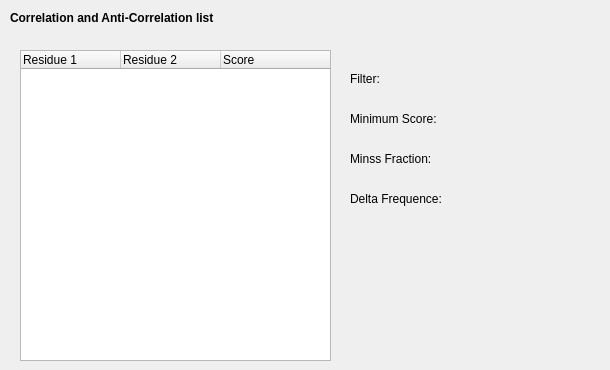
      <widget class="QWidget" name="page_13">
       <widget class="QLabel" name="label_38">
        <property name="geometry">
         <rect>
          <x>10</x>
          <y>10</y>
          <width>281</width>
          <height>17</height>
         </rect>
        </property>
        <property name="text">
         <string>&lt;html&gt;&lt;head/&gt;&lt;body&gt;&lt;p&gt;&lt;span style=&quot; font-weight:600;&quot;&gt;Correlation and Anti-Correlation list&lt;/span&gt;&lt;/p&gt;&lt;/body&gt;&lt;/html&gt;</string>
        </property>
       </widget>
       <widget class="QTreeWidget" name="treeCorrelation">
        <property name="geometry">
         <rect>
          <x>20</x>
          <y>50</y>
          <width>311</width>
          <height>311</height>
         </rect>
        </property>
        <column>
         <property name="text">
          <string>Residue 1</string>
         </property>
        </column>
        <column>
         <property name="text">
          <string>Residue 2</string>
         </property>
        </column>
        <column>
         <property name="text">
          <string>Score</string>
         </property>
        </column>
       </widget>
       <widget class="QLabel" name="lblFilter_3">
        <property name="geometry">
         <rect>
          <x>350</x>
          <y>70</y>
          <width>251</width>
          <height>17</height>
         </rect>
        </property>
        <property name="text">
         <string>Filter: </string>
        </property>
       </widget>
       <widget class="QLabel" name="lblMinLogP">
        <property name="geometry">
         <rect>
          <x>350</x>
          <y>110</y>
          <width>201</width>
          <height>17</height>
         </rect>
        </property>
        <property name="text">
         <string>Minimum Score: </string>
        </property>
       </widget>
       <widget class="QLabel" name="lblMinss">
        <property name="geometry">
         <rect>
          <x>350</x>
          <y>150</y>
          <width>191</width>
          <height>17</height>
         </rect>
        </property>
        <property name="text">
         <string>Minss Fraction: </string>
        </property>
       </widget>
       <widget class="QLabel" name="lblDeltaFreq">
        <property name="geometry">
         <rect>
          <x>350</x>
          <y>190</y>
          <width>221</width>
          <height>17</height>
         </rect>
        </property>
        <property name="text">
         <string>Delta Frequence: </string>
        </property>
       </widget>
      </widget>
